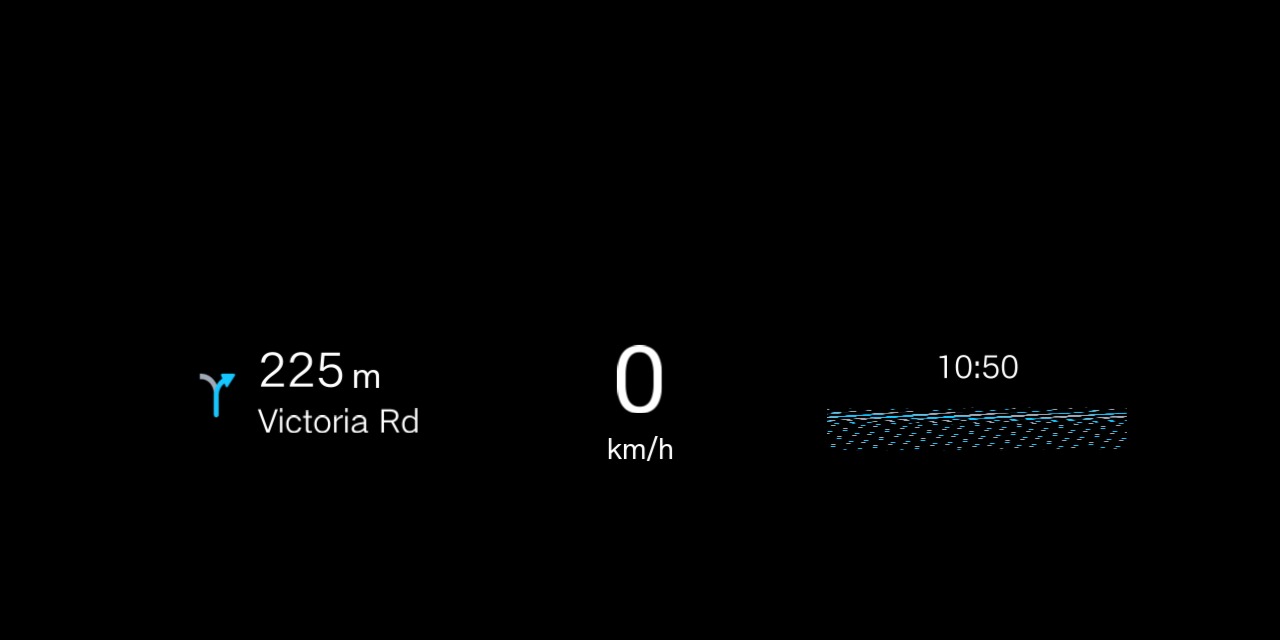
#> input picture image.png, 1280 x 640 px
$ python template_matching_zncc.py
#> lines starting #> are read from the running program, lines starting #| are printed output that depends on the picture
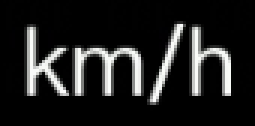
#> input picture find1.png, 85 x 42 px (shown 3 times larger)
# -*- coding: utf-8 -*-
"""
template_matching_zncc_fixed_v3_corrected.py
- ZNCC (TM_CCOEFF_NORMED) 金字塔匹配
- 正确的坐标/尺度映射（坐标使用乘法）
- 亚像素细化（抛物线拟合）
- 完整、无错误的矩形绘制
"""

import cv2
import numpy as np


def zncc_opencv(img: np.ndarray, tmpl: np.ndarray) -> np.ndarray:
    """OpenCV TM_CCOEFF_NORMED → ZNCC，返回 (H‑h+1, W‑w+1) 响应图"""
    if img.dtype != np.float32:
        img = img.astype(np.float32)
    if tmpl.dtype != np.float32:
        tmpl = tmpl.astype(np.float32)
    return cv2.matchTemplate(img, tmpl, cv2.TM_CCOEFF_NORMED)


def pyramid_match_opencv(img, tmpl, levels=4):
    """
    金字塔 + ZNCC + 亚像素细化
    返回 (x, y) 原图坐标（亚像素）、尺度因子、最高响应值。
    """
#> called with levels = 5
    best_val = -np.inf
    best_pt = None
    best_scale = 1.0

    cur_img, cur_tmpl = img.copy(), tmpl.copy()
    factor = 1.0                     # 当前层相对原图的放大因子（1,2,4,...）

    # ---------- 金字塔遍历 ----------
    for lvl in range(levels):
        zncc_map = zncc_opencv(cur_img, cur_tmpl)
        _, max_val, _, max_loc = cv2.minMaxLoc(zncc_map)

        if max_val > best_val:
            best_val = max_val
            # **这里改为乘法**，把金字塔层坐标映射回原图
            best_pt = (max_loc[0] * factor, max_loc[1] * factor)
            best_scale = factor       # 记录当前层的放大因子，后面绘制时会用到

        # 进入下一层金字塔（尺寸除以 2）
        cur_img = cv2.pyrDown(cur_img)
        cur_tmpl = cv2.pyrDown(cur_tmpl)
        factor *= 2.0
#> this loop made 5 passes
#> (max_val, max_loc, best_val, best_pt, cur_tmpl) on pass 5: (0.93, (52, 25), 0.93, (832, 400), [[30, 33, 34], [35, 38, 38]])
#> (max_val, max_loc, best_val, best_pt) on passes 2 to 3: (0.734, (299, 214), 0.734, (598, 428)), (0.903, (149, 107), 0.903, (596, 428))
#> pass 1, in pyramid_match_opencv, `zncc_map = zncc_opencv(cur_img, cur_tmpl)`:
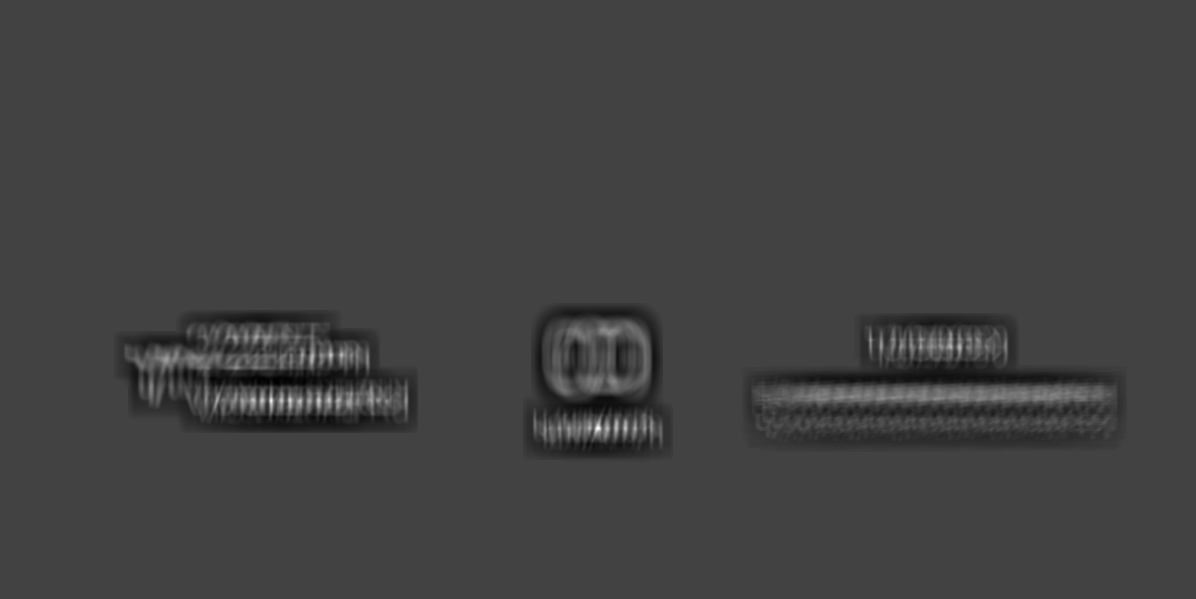
#> zncc_map: shape (599, 1196) float32; min -0.195, max 0.549, mean -0.00145; drawn with min black and max white
#> after the loop:
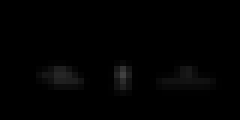
#> cur_img: shape (20, 40) (shown 6 times larger); min 0, max 65, mean 1.7
#> after the loop:
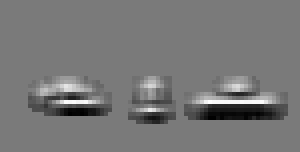
#> zncc_map: shape (38, 75) float32 (shown 4 times larger); min -0.865, max 0.93, mean -0.0212; drawn with min black and max white
#> after the loop, best_scale = 16; best_val = 0.93; factor = 32

    if best_pt is None:
        raise RuntimeError("未检测到匹配点，请检查模板与图像的相似度。")

    # ---------- 亚像素细化 ----------
    scale_factor = 1.0 / best_scale          # 把原图缩放回匹配时的金字塔层大小
#> scale_factor = 0.0625
    img_scaled = cv2.resize(img, (0, 0), fx=scale_factor, fy=scale_factor,
                           interpolation=cv2.INTER_LINEAR)
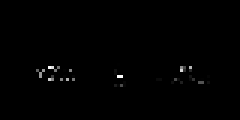
#> img_scaled: shape (40, 80) (shown 3 times larger); min 0, max 255, mean 1.3
    tmpl_scaled = cv2.resize(tmpl, (0, 0), fx=scale_factor, fy=scale_factor,
                            interpolation=cv2.INTER_LINEAR)
#> tmpl_scaled = [[2, 0, 0, 0, 1], [17, 27, 0, 122, 1], [0, 0, 0, 0, 0]]

    final_map = zncc_opencv(img_scaled, tmpl_scaled)
#> in zncc_opencv (call 6), `tmpl = tmpl.astype(np.float32)`: tmpl has the same summary as tmpl_scaled in pyramid_match_opencv
#> in zncc_opencv (call 6), `return cv2.matchTemplate(img, tmpl, cv2.TM_CCOEFF_NORMED)`:
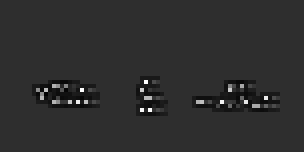
#> returned value: shape (38, 76) float32 (shown 4 times larger); min -0.219, max 0.973, mean -0.00083; drawn with min black and max white

    # 把原图坐标映射到 final_map（缩放后）坐标系
    ix = int(round(best_pt[0] * scale_factor))
#> ix = 52
    iy = int(round(best_pt[1] * scale_factor))
#> iy = 25
    h_f, w_f = final_map.shape
#> h_f = 38; w_f = 76

    if 1 <= ix < w_f - 1 and 1 <= iy < h_f - 1:
        win = final_map[iy - 1:iy + 2, ix - 1:ix + 2]
#> win = [[-0.145, -0.145, -0.117], [0.0196, 0.14, -0.0655], [-0.145, -0.133, -0.135]]

        # 二次抛物线拟合（亚像素）
        dx = (win[1, 2] - win[1, 0]) / (
            2 * (2 * win[1, 1] - win[1, 0] - win[1, 2] + 1e-9)
        )
#> dx = -0.131
        dy = (win[2, 1] - win[0, 1]) / (
            2 * (2 * win[1, 1] - win[0, 1] - win[2, 1] + 1e-9)
        )
#> dy = 0.0109
        best_pt = (best_pt[0] + dx, best_pt[1] + dy)   # 回到原图坐标系
#> best_pt = (831.9, 400)

    return best_pt, best_scale, best_val


# ------------------- 主程序 -------------------
if __name__ == "__main__":
    # ------------------- 读取 -------------------
    img_path = r"../../image.png"  # 大图
    tmpl_path = r"../../find1.png"  # 模板

    img = cv2.imread(img_path, cv2.IMREAD_GRAYSCALE)
    tmpl = cv2.imread(tmpl_path, cv2.IMREAD_GRAYSCALE)

    if img is None or tmpl is None:
        raise FileNotFoundError("检查图片路径是否正确，且图片为灰度图。")

    # ------------------- 匹配 -------------------
    (px, py), scale, score = pyramid_match_opencv(img, tmpl, levels=5)
#> px = 831.9; py = 400; scale = 16; score = 0.93

    print(f"[MATCH] 位置 = ({px:.3f}, {py:.3f})   "
          f"尺度 = {scale:.2f}   响应 = {score:.4f}")
#| [MATCH] 位置 = (831.869, 400.011)   尺度 = 16.00   响应 = 0.9305

    # ------------------- 可视化 -------------------
    tmpl_h, tmpl_w = tmpl.shape[:2]
#> tmpl_h = 42; tmpl_w = 85

    # 按匹配到的尺度放大模板尺寸（得到在原图上的宽高）
    draw_w = int(round(tmpl_w))
#> draw_w = 85
    draw_h = int(round(tmpl_h))
#> draw_h = 42

    top_left = (int(round(px)), int(round(py)))          # (x, y) 原图左上角
#> top_left = (832, 400)
    bottom_right = (top_left[0] + draw_w, top_left[1] + draw_h)
#> bottom_right = (917, 442)

    # 调试输出（确保都是整数）
    print("[DEBUG] top_left    :", top_left,    "type:", type(top_left))
#| [DEBUG] top_left    : (832, 400) type: <class 'tuple'>
    print("[DEBUG] bottom_right:", bottom_right, "type:", type(bottom_right))
#| [DEBUG] bottom_right: (917, 442) type: <class 'tuple'>
    print("[DEBUG] draw_w, draw_h:", draw_w, draw_h)
#| [DEBUG] draw_w, draw_h: 85 42

    # 把灰度图转成 BGR（才能画彩色矩形）
    vis = cv2.cvtColor(img, cv2.COLOR_GRAY2BGR)
    cv2.rectangle(vis, top_left, bottom_right, (0, 255, 0), thickness=2)
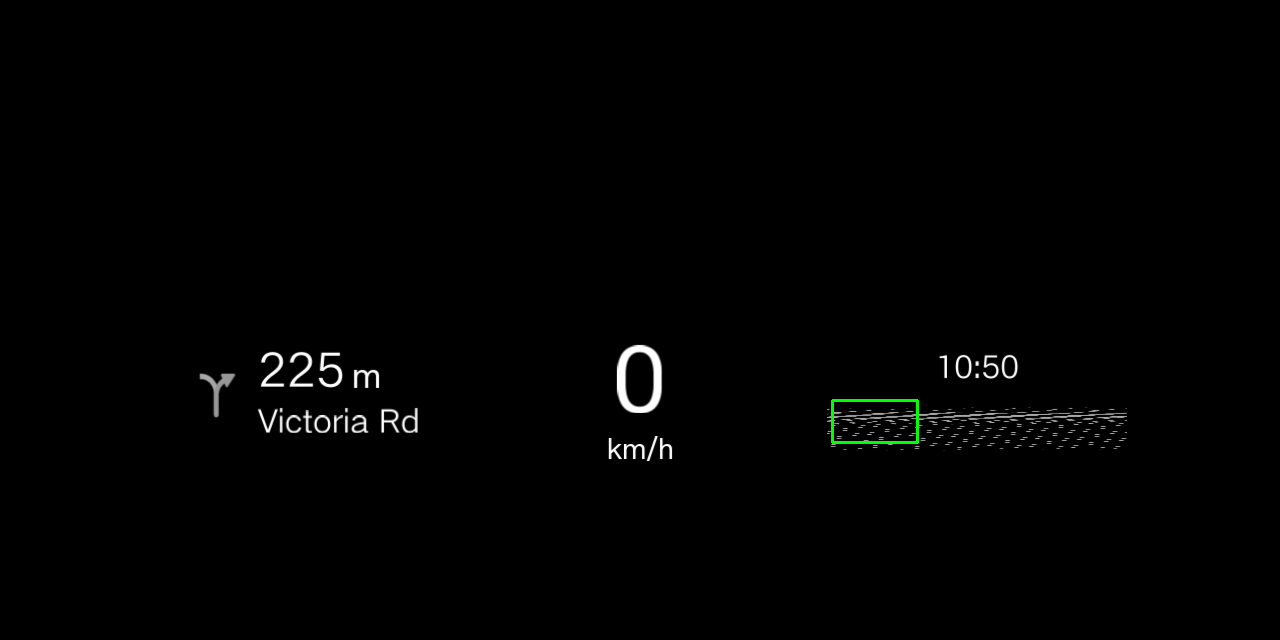
#> vis: shape (640, 1280, 3); mean B, G, R 1.7, 1.9, 1.7

    out_path = "matched_result.png"
    cv2.imwrite(out_path, vis)
    print(f"[INFO] 匹配结果已保存至 {out_path}")
